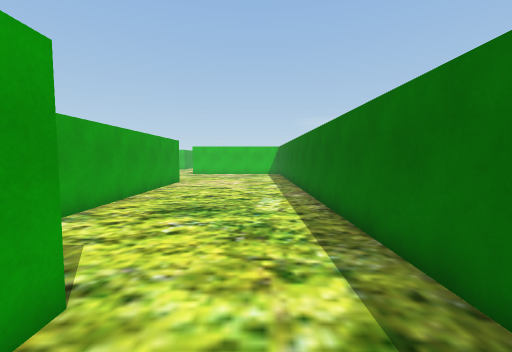
view 1 (above)

17 first-person views from a walk through a 3-D level made in the Unity game engine. The camera is 1.5 m above the floor, tilts 4° down and sees 90° across. The floor is counted in squares, 1 m on a side. Each view is taken from the middle of a square. On the plan, view 1 faces up. The plan holds only what a view shows up to about 13 squares ahead; the rest is blank. The place goes on beyond the plan. The player is left out.

view 2
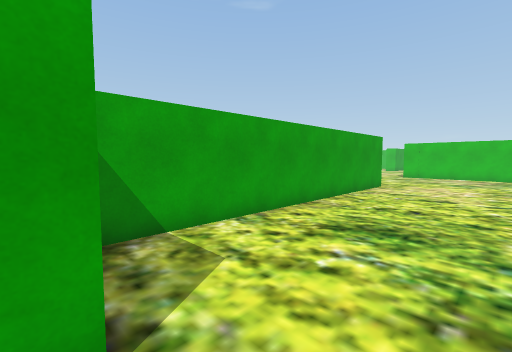

view 3
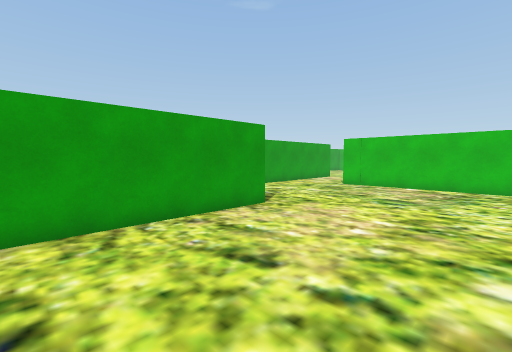

view 4
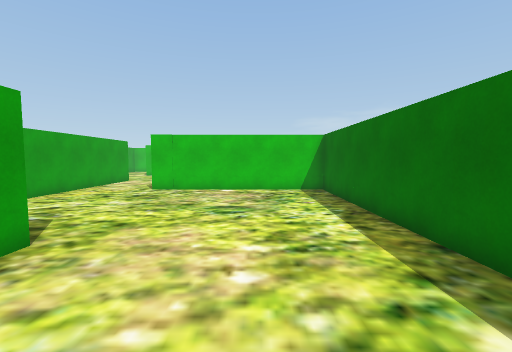

view 5
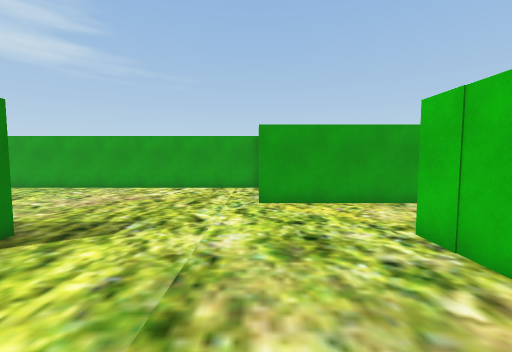

view 6
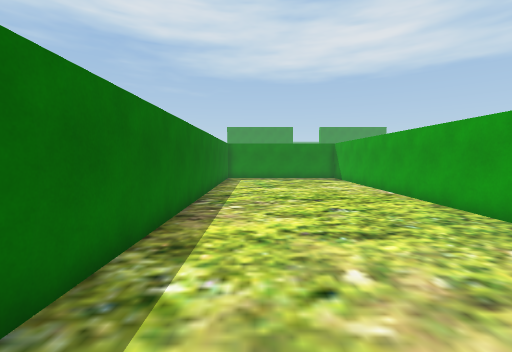

view 7
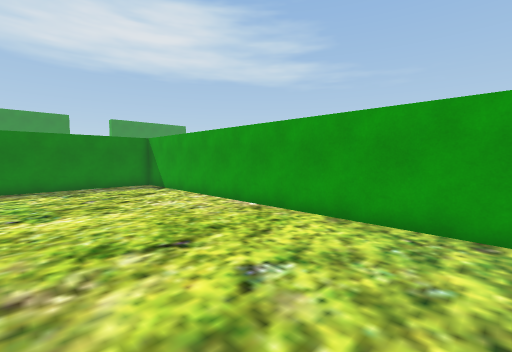

view 8
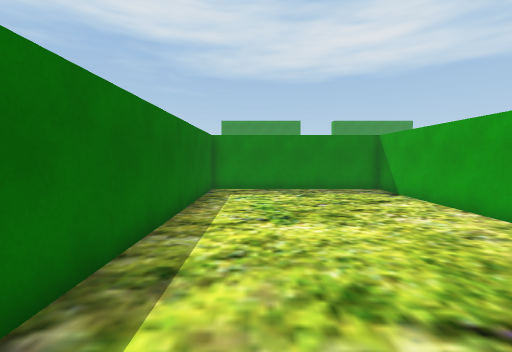

view 9
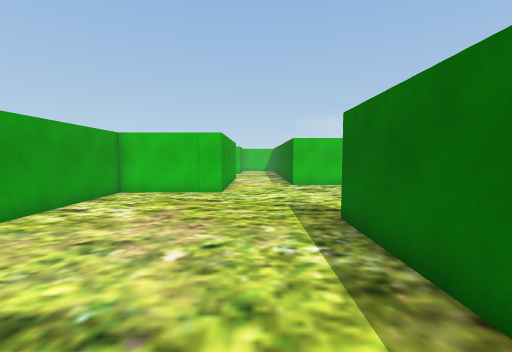

view 10
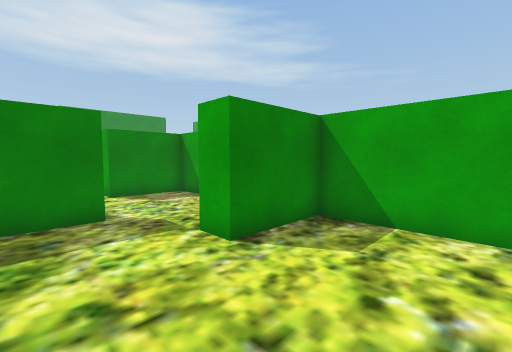

view 11
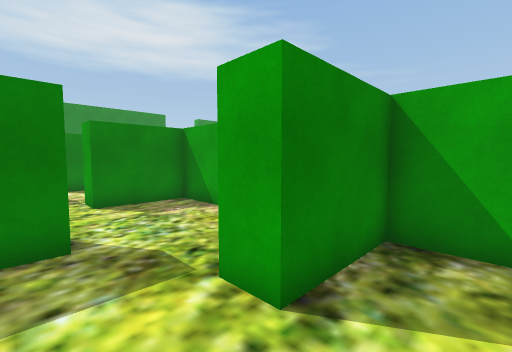

view 12
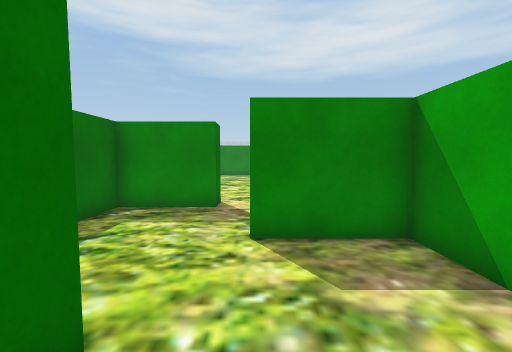

view 13
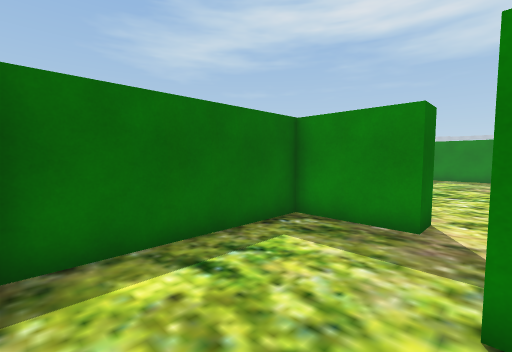

view 14
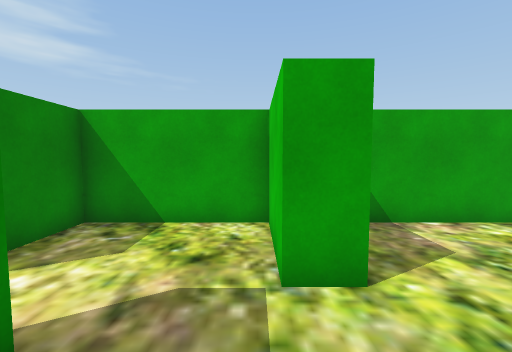

view 15
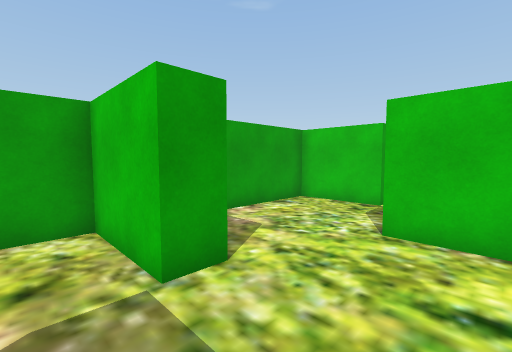

view 16
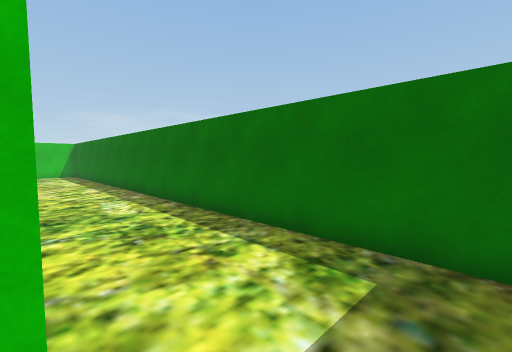

view 17
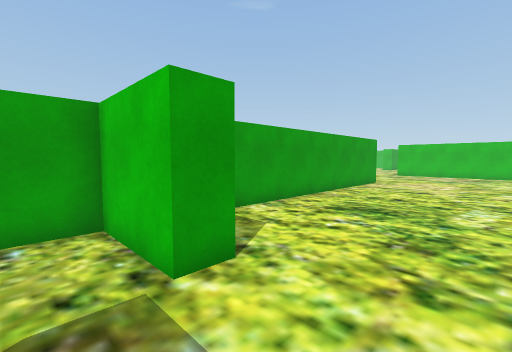

### Floor plan
Points are (right, up) in squares from view 1. A wall is a line through its corners. A room is listed if a view was taken in it or the views show most of it. See-through windows are left out.
Room 1 (views 1, 2, 3, 4, 5, 6, 7, 8, 9, 10, 11, 17)
walls: (-4.9, 16.4) (-4.9, 2.5) (-1.9, 2.5) (-1.9, 1.5); (-0.8, -0.8) (1.1, -0.8); (-9.5, 24.5) (-9.5, 21.1) (-13.9, 21.1) (-13.9, -2.4) (-5.9, -2.4) (-5.9, 16.3) (-5.5, 16.3); (2.2, -0.1) (2.2, 24.2) (-6, 24.2)
ways out: opening at (-1, 0) to room 2
Room 2 (views 12, 13, 14, 15, 16)
walls: (1.1, -1.8) (-0.7, -1.8) (-0.7, -1.1); (-0.7, -8.9) (-0.7, -7.8) (2.2, -7.8) (2.2, -1.9); (-1.9, 1.5) (-4.9, 1.5) (-4.9, -4.7) (-1.9, -4.7) (-1.9, -5.7) (-4.9, -5.7) (-4.9, -10) (-2, -10)
ways out: opening at (-1, 0) to room 1; opening at (-1, -10)

Where each view was taken, in squares from view 1:
view 1: 0 up, 0 right, facing up
view 2: 2 up, 0 right, facing up-left
view 3: 10 up, 1 right, facing up-left
view 4: 12 up, 1 left, facing up
view 5: 21 up, 1 left, facing left
view 6: 17 up, 8 left, facing down
view 7: 12 up, 8 left, facing down-left
view 8: 10 up, 8 left, facing down
view 9: 10 up, 8 left, facing up
view 10: 6 up, 1 right, facing down-left
view 11: 4 up, 0 right, facing down-left
view 12: 0 up, 2 left, facing down
view 13: 2 down, 2 left, facing down-right
view 14: 6 down, 1 right, facing left
view 15: 7 down, 1 right, facing up-left
view 16: 0 up, 2 left, facing up-right
view 17: 0 up, 1 right, facing up-left
